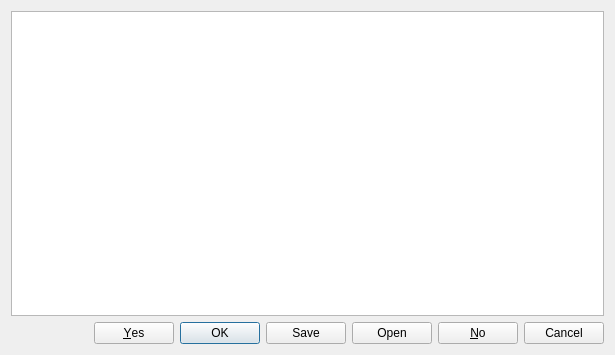
<?xml version="1.0" encoding="UTF-8"?>
<ui version="4.0">
 <class>InfoDialog</class>
 <widget class="QDialog" name="InfoDialog">
  <property name="geometry">
   <rect>
    <x>0</x>
    <y>0</y>
    <width>615</width>
    <height>355</height>
   </rect>
  </property>
  <property name="windowTitle">
   <string>Dialog</string>
  </property>
  <layout class="QVBoxLayout" name="verticalLayout">
   <item>
    <widget class="QTextEdit" name="textEdit"/>
   </item>
   <item>
    <widget class="QDialogButtonBox" name="buttonBox">
     <property name="standardButtons">
      <set>QDialogButtonBox::Cancel|QDialogButtonBox::No|QDialogButtonBox::Ok|QDialogButtonBox::Open|QDialogButtonBox::Save|QDialogButtonBox::Yes</set>
     </property>
    </widget>
   </item>
  </layout>
 </widget>
 <resources/>
 <connections/>
</ui>
